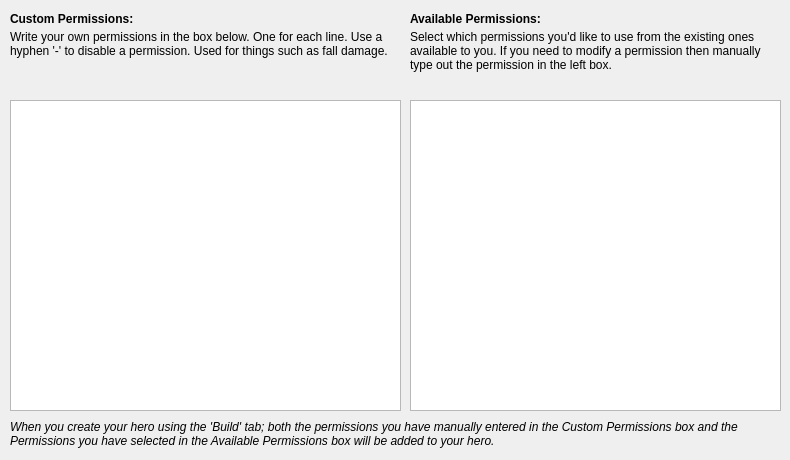
    <widget class="QWidget" name="tabPermissions">
     <attribute name="title">
      <string>Hero Permissions</string>
     </attribute>
     <widget class="QPlainTextEdit" name="txtHeroPermissions">
      <property name="geometry">
       <rect>
        <x>10</x>
        <y>100</y>
        <width>391</width>
        <height>311</height>
       </rect>
      </property>
      <property name="toolTip">
       <string>&lt;html&gt;&lt;head/&gt;&lt;body&gt;&lt;p&gt;Enter the permissions that your hero will have. Use one permission per line. To take away a permission for your hero, use a hypen before the permission name such as -permission.name&lt;/p&gt;&lt;/body&gt;&lt;/html&gt;</string>
      </property>
     </widget>
     <widget class="QLabel" name="lblHeroCustomPermissions">
      <property name="geometry">
       <rect>
        <x>10</x>
        <y>10</y>
        <width>191</width>
        <height>17</height>
       </rect>
      </property>
      <property name="font">
       <font>
        <weight>75</weight>
        <bold>true</bold>
       </font>
      </property>
      <property name="text">
       <string>Custom Permissions:</string>
      </property>
     </widget>
     <widget class="QLabel" name="lblAvailablePermissions">
      <property name="geometry">
       <rect>
        <x>410</x>
        <y>10</y>
        <width>161</width>
        <height>17</height>
       </rect>
      </property>
      <property name="font">
       <font>
        <weight>75</weight>
        <bold>true</bold>
       </font>
      </property>
      <property name="text">
       <string>Available Permissions:</string>
      </property>
     </widget>
     <widget class="QLabel" name="lblCustomPermissionsHelp">
      <property name="geometry">
       <rect>
        <x>10</x>
        <y>30</y>
        <width>381</width>
        <height>51</height>
       </rect>
      </property>
      <property name="text">
       <string>Write your own permissions in the box below. One for each line. Use a hyphen '-' to disable a permission. Used for things such as fall damage.</string>
      </property>
      <property name="alignment">
       <set>Qt::AlignLeading|Qt::AlignLeft|Qt::AlignTop</set>
      </property>
      <property name="wordWrap">
       <bool>true</bool>
      </property>
     </widget>
     <widget class="QLabel" name="lblAvailablePermissionsHelp">
      <property name="geometry">
       <rect>
        <x>410</x>
        <y>30</y>
        <width>371</width>
        <height>51</height>
       </rect>
      </property>
      <property name="text">
       <string>Select which permissions you'd like to use from the existing ones available to you. If you need to modify a permission then manually type out the permission in the left box.</string>
      </property>
      <property name="alignment">
       <set>Qt::AlignLeading|Qt::AlignLeft|Qt::AlignTop</set>
      </property>
      <property name="wordWrap">
       <bool>true</bool>
      </property>
     </widget>
     <widget class="QLabel" name="lblPermissionsInfo">
      <property name="geometry">
       <rect>
        <x>10</x>
        <y>420</y>
        <width>771</width>
        <height>31</height>
       </rect>
      </property>
      <property name="font">
       <font>
        <italic>true</italic>
       </font>
      </property>
      <property name="text">
       <string>When you create your hero using the 'Build' tab; both the permissions you have manually entered in the Custom Permissions box and the Permissions you have selected in the Available Permissions box will be added to your hero.</string>
      </property>
      <property name="alignment">
       <set>Qt::AlignLeading|Qt::AlignLeft|Qt::AlignTop</set>
      </property>
      <property name="wordWrap">
       <bool>true</bool>
      </property>
     </widget>
     <widget class="QListWidget" name="listPermissions">
      <property name="geometry">
       <rect>
        <x>410</x>
        <y>100</y>
        <width>371</width>
        <height>311</height>
       </rect>
      </property>
      <property name="toolTip">
       <string>&lt;html&gt;&lt;head/&gt;&lt;body&gt;&lt;p&gt;Select which permissions you'd like your Super Hero to have. You can select multiple permissions.&lt;/p&gt;&lt;/body&gt;&lt;/html&gt;</string>
      </property>
      <property name="alternatingRowColors">
       <bool>true</bool>
      </property>
      <property name="selectionMode">
       <enum>QAbstractItemView::MultiSelection</enum>
      </property>
      <property name="selectionBehavior">
       <enum>QAbstractItemView::SelectRows</enum>
      </property>
     </widget>
    </widget>
